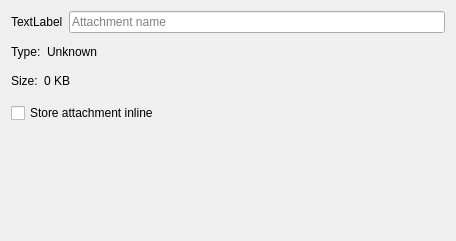
<?xml version="1.0" encoding="UTF-8"?>
<ui version="4.0">
 <class>AttachmentEditDialog</class>
 <widget class="QWidget" name="AttachmentEditDialog">
  <property name="geometry">
   <rect>
    <x>0</x>
    <y>0</y>
    <width>445</width>
    <height>241</height>
   </rect>
  </property>
  <layout class="QGridLayout" name="gridLayout">
   <item row="0" column="0" colspan="2">
    <layout class="QHBoxLayout" name="horizontalLayout">
     <item>
      <widget class="QLabel" name="mIcon">
       <property name="text">
        <string comment="KDE::DoNotExtract">TextLabel</string>
       </property>
      </widget>
     </item>
     <item>
      <widget class="KLineEdit" name="mLabelEdit">
       <property name="toolTip">
        <string comment="@info:tooltip">Give the attachment a name</string>
       </property>
       <property name="whatsThis">
        <string comment="@info:whatsthis">Type any string you desire here for the name of the attachment</string>
       </property>
       <property name="placeholderText">
        <string comment="@label">Attachment name</string>
       </property>
      </widget>
     </item>
    </layout>
   </item>
   <item row="1" column="0" colspan="2">
    <widget class="KSeparator" name="kseparator"/>
   </item>
   <item row="2" column="1">
    <widget class="QLabel" name="mTypeLabel">
     <property name="sizePolicy">
      <sizepolicy hsizetype="Expanding" vsizetype="Preferred">
       <horstretch>0</horstretch>
       <verstretch>0</verstretch>
      </sizepolicy>
     </property>
     <property name="text">
      <string comment="@label File type of attachment is unknown">Unknown</string>
     </property>
    </widget>
   </item>
   <item row="4" column="0" colspan="2">
    <widget class="QCheckBox" name="mInlineCheck">
     <property name="toolTip">
      <string comment="@info:tooltip">Store the attachment file inside the calendar</string>
     </property>
     <property name="whatsThis">
      <string comment="@info:whatsthis">Checking this option will cause the attachment to be stored inside your calendar, which can take a lot of space depending on the size of the attachment. If this option is not checked, then only a link pointing to the attachment will be stored.  Do not use a link for attachments that change often or may be moved (or removed) from their current location.</string>
     </property>
     <property name="text">
      <string comment="@option:check">Store attachment inline</string>
     </property>
    </widget>
   </item>
   <item row="6" column="0" colspan="2">
    <spacer name="verticalSpacer">
     <property name="orientation">
      <enum>Qt::Vertical</enum>
     </property>
     <property name="sizeHint" stdset="0">
      <size>
       <width>434</width>
       <height>109</height>
      </size>
     </property>
    </spacer>
   </item>
   <item row="3" column="0" colspan="2">
    <widget class="QStackedWidget" name="mStackedWidget">
     <property name="sizePolicy">
      <sizepolicy hsizetype="Preferred" vsizetype="Fixed">
       <horstretch>0</horstretch>
       <verstretch>0</verstretch>
      </sizepolicy>
     </property>
     <property name="currentIndex">
      <number>1</number>
     </property>
     <widget class="QWidget" name="page">
      <layout class="QHBoxLayout" name="horizontalLayout_2">
       <property name="leftMargin">
        <number>0</number>
       </property>
       <property name="rightMargin">
        <number>0</number>
       </property>
       <item>
        <widget class="QLabel" name="label_2">
         <property name="sizePolicy">
          <sizepolicy hsizetype="Minimum" vsizetype="Preferred">
           <horstretch>0</horstretch>
           <verstretch>0</verstretch>
          </sizepolicy>
         </property>
         <property name="text">
          <string>Location:</string>
         </property>
         <property name="alignment">
          <set>Qt::AlignRight|Qt::AlignTrailing|Qt::AlignVCenter</set>
         </property>
        </widget>
       </item>
       <item>
        <widget class="KUrlRequester" name="mURLRequester">
         <property name="toolTip">
          <string comment="@info:tooltip">Provide a location for the attachment file</string>
         </property>
         <property name="whatsThis">
          <string comment="@info:whatsthis">Enter the path to the attachment file or use the file browser by pressing the adjacent button</string>
         </property>
        </widget>
       </item>
      </layout>
     </widget>
     <widget class="QWidget" name="page_2">
      <layout class="QHBoxLayout" name="horizontalLayout_3">
       <property name="leftMargin">
        <number>0</number>
       </property>
       <property name="rightMargin">
        <number>0</number>
       </property>
       <item>
        <widget class="QLabel" name="label_3">
         <property name="sizePolicy">
          <sizepolicy hsizetype="Fixed" vsizetype="Preferred">
           <horstretch>0</horstretch>
           <verstretch>0</verstretch>
          </sizepolicy>
         </property>
         <property name="text">
          <string comment="@label">Size:</string>
         </property>
        </widget>
       </item>
       <item>
        <widget class="QLabel" name="mSizeLabel">
         <property name="text">
          <string>0 KB</string>
         </property>
        </widget>
       </item>
      </layout>
     </widget>
    </widget>
   </item>
   <item row="2" column="0">
    <widget class="QLabel" name="label">
     <property name="sizePolicy">
      <sizepolicy hsizetype="Minimum" vsizetype="Preferred">
       <horstretch>0</horstretch>
       <verstretch>0</verstretch>
      </sizepolicy>
     </property>
     <property name="text">
      <string>Type:</string>
     </property>
     <property name="alignment">
      <set>Qt::AlignLeading|Qt::AlignLeft|Qt::AlignVCenter</set>
     </property>
    </widget>
   </item>
  </layout>
 </widget>
 <customwidgets>
  <customwidget>
   <class>KUrlRequester</class>
   <extends>QFrame</extends>
   <header>kurlrequester.h</header>
  </customwidget>
  <customwidget>
   <class>KLineEdit</class>
   <extends>QLineEdit</extends>
   <header>klineedit.h</header>
  </customwidget>
  <customwidget>
   <class>KSeparator</class>
   <extends>QFrame</extends>
   <header>kseparator.h</header>
  </customwidget>
 </customwidgets>
 <resources/>
 <connections/>
</ui>
